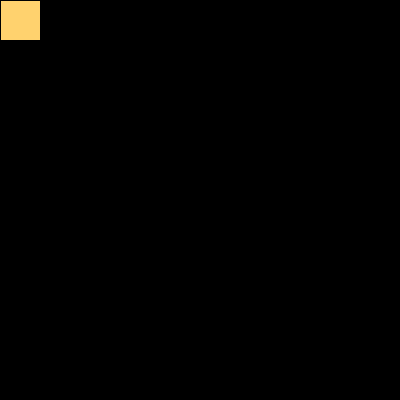
Frame 1 (no input)
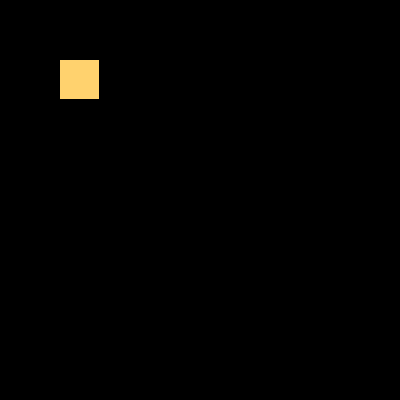
Frame 60 (the mouse pressed at the canvas centre just before this capture)
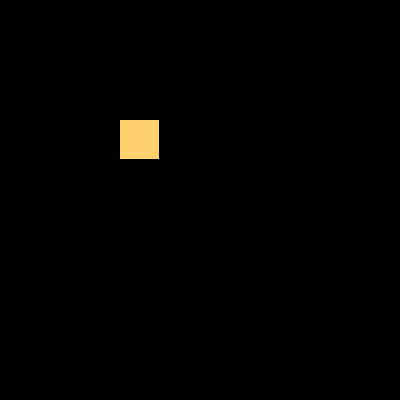
Frame 120 (the mouse held since frame 60 and released just before this capture)

The Processing sketch that drew these frames (run headless with seeded random() and noise(); from frame 60 on, the mouse is pressed at the canvas centre):

// Processing sketch: processing_37685
// ── processing_37685.pde

int moveX, moveY;

void setup(){
  moveY=0;
  moveX=0;
  size(400,400);
  
}

void draw(){
  background (0);
  fill(255,210,110);
  rect(moveY, moveX, 40,40);
  moveY++; //moveY is equal to moveY+1
  moveX++; //as above
  if(moveY+40 >= height){ //variable saying that once the top edge of the square reaches the bottom, it will return to zero to keep the animation going.
    moveY=0;
    if(moveX+40 >= width){ //nested variable saying that once X is greater than the width, it must return to zero to keep the animation going.
      moveX=0;
    }
  }

}
